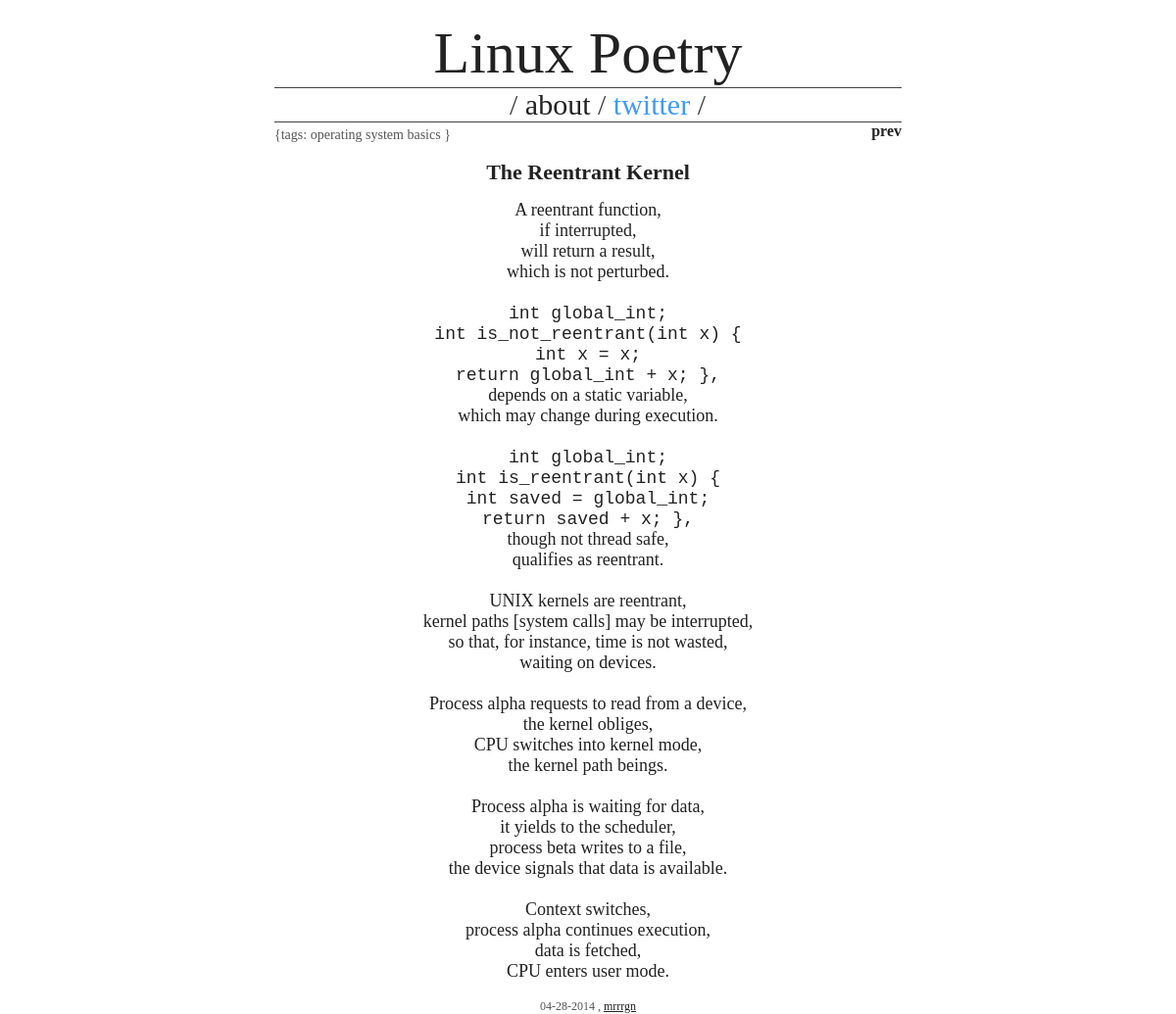
The app's page /, older data.
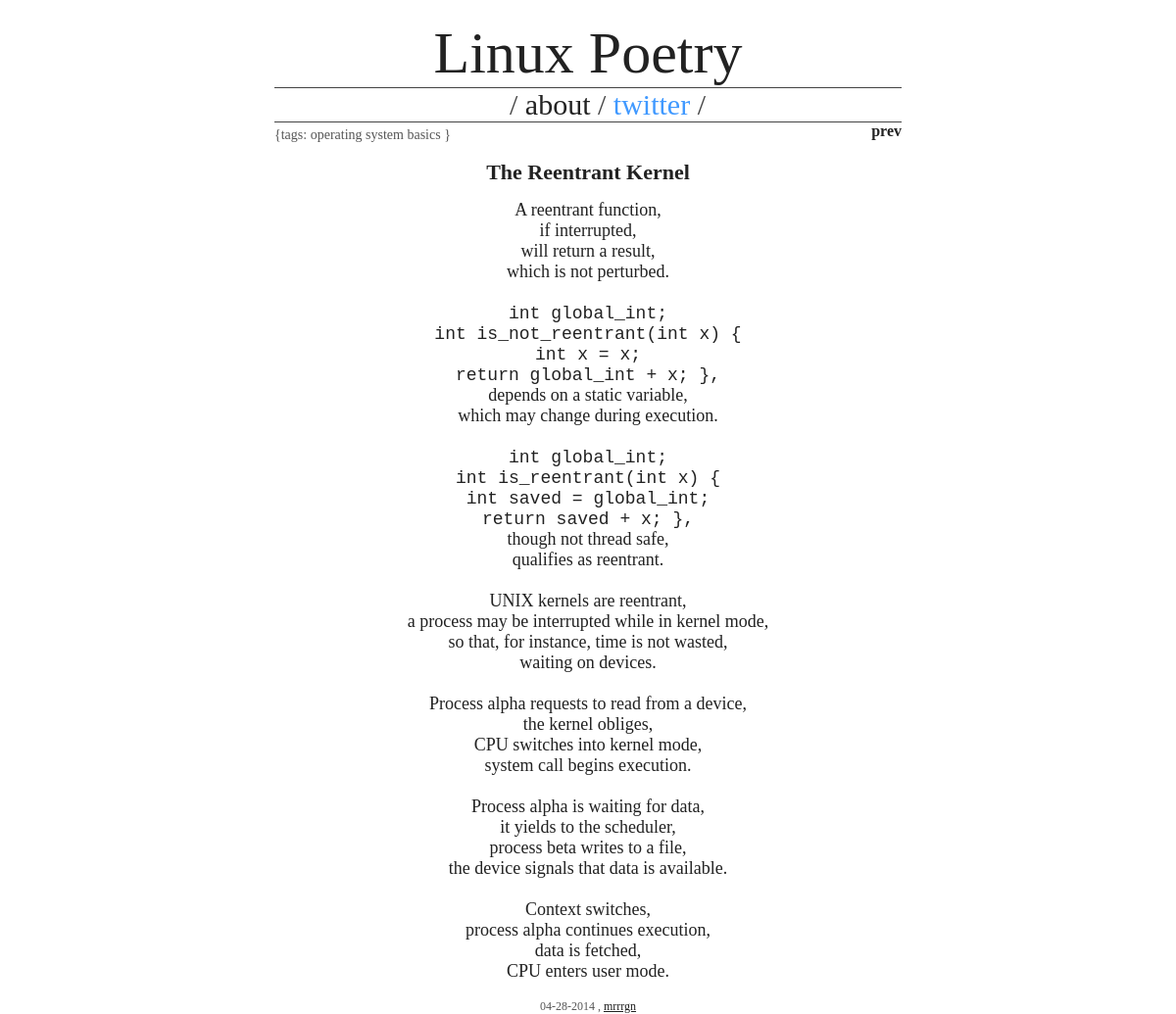
The same page, newer data.
### linuxpoetry/models.py (models this page shows, shortened)
class Post(models.Model):
    title = models.TextField()
    body = models.TextField()
    tags = models.ManyToManyField(PostTag)
    created_at = models.DateTimeField(auto_now_add=True)
    updated_at = models.DateTimeField(auto_now=True)
    @property
    def body_with_html(self):
        return str(
            self.body
        ).replace('\n', '<br/>').replace('\t', ' ').replace('\r', '')
    @property
    def tags_str(self):
        return ', '.join([tag.name for tag in self.tags.all()])

class PostTag(models.Model):
    name = models.CharField(max_length=120)
    description = models.TextField()
    cardinality = models.IntegerField(default=0)

### linuxpoetry/views.py (the view)
# urls.py: url(r'^$', views.index, name='index'),
def index(request, post_id=None):
    post = None
    next_id = None
    prev_id = None
    post_count = Post.objects.count()
    if post_count > 0:
        if not post_id:
            post = Post.objects.order_by('-created_at')[0]
        else:
            post = Post.objects.get(id=post_id)
        if post.id < post_count:
            next_id = post.id + 1
        if post.id > 1:
            prev_id = post.id - 1
    return render_to_response(
        'linuxpoetry/base.html',
        {
            'request': request,
            'post': post,
            'next_id': next_id,
            'prev_id': prev_id,
        }
    )

### templates/linuxpoetry/base.html (shortened to what this page needs)
<!DOCTYPE html>
{% autoescape off %}
<html>
  <head>
  </head>
  <body>
    <div class="primary-frame">
      <span class="headline"> Linux Poetry</span>
      <ul class="sub-headline top-nav">
        <li>/<a href="{% url "post" 1 %}"> about </a>/</li>
        <li>
          <a
            class="twitter"
            onCLick=window.open("http://www.twitter.com/linuxpoetry")>
            twitter
          </a> /
        </li>
      </ul>
      <div class="tag-frame">
        {tags: <span id="tagframe"> {% if post %} {{ post.tags_str }} {% endif %}</span>  }
      </div>
      <div class="prev-next-frame">
        <span class="prev-post">
            {% if prev_id %}
                <a href="{% url "post" prev_id %}">
                    <b>prev</b>
                </a>
            {% endif %}
        </span>
      </div>
      <br/>
      <div id="postframe" class="post-frame">
        <span class="post-title"> {% if post %} {{ post.title }} {% else %} - No Content - {% endif %} </span>
        <div class="post-body">
        {% if post %} {{ post.body_with_html }} {% endif %}
        </div>
        <span class="timestamp"> {% if post %} {{ post.updated_at|date:"m-d-Y" }} {% endif %}, <a href="http://mrrrgn.com">mrrrgn</a> </span>
      </div>
    </div>
  </body>
{% endautoescape %}
</html>

Row changes from the older to the newer data that the page shows:
changed Post "The Reentrant Kernel": body_with_html "…UNIX kernels are reentrant, kernel paths [system calls] may be interrupted, so that, for instance, time is not wasted, waiting on devices. Process alpha requests to read from a device, the kernel obliges, CPU switches into kernel mode, the kernel path beings. Process alpha is waiting…" → "…UNIX kernels are reentrant, a process may be interrupted while in kernel mode, so that, for instance, time is not wasted, waiting on devices. Process alpha requests to read from a device, the kernel obliges, CPU switches into kernel mode, system call begins execution. Process alpha is waiting…"
